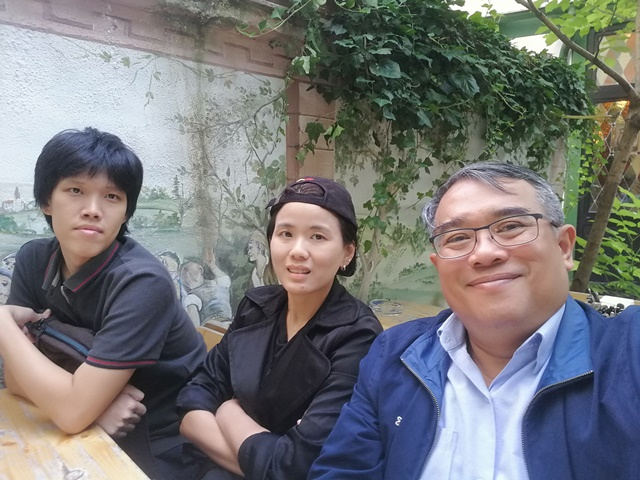
#> input picture face-detect/people3.jpg, 640 x 480 px, found by its file name
$ jupyter execute face-detect.ipynb   (older library calls are emulated)
#> lines starting #> are read from the running program, lines starting #| are printed output that depends on the picture; after the words box and inside, x2 and y2 are one past the last pixel; in counts of white or black regions, pixels touching at a corner belong together
[cell 1]
import cv2
import sys

# Get user supplied values
imagePath = "d:/code/images/people3.jpg"
cascPath = "d:/code/face-detect/haarcascade_frontalface_default.xml"

# Create the haar cascade
faceCascade = cv2.CascadeClassifier(cascPath)

# Read the image
image = cv2.imread(imagePath)
#> image is the input picture: shape (480, 640, 3); mean B, G, R 119.9, 118.7, 118
gray = cv2.cvtColor(image, cv2.COLOR_BGR2GRAY)
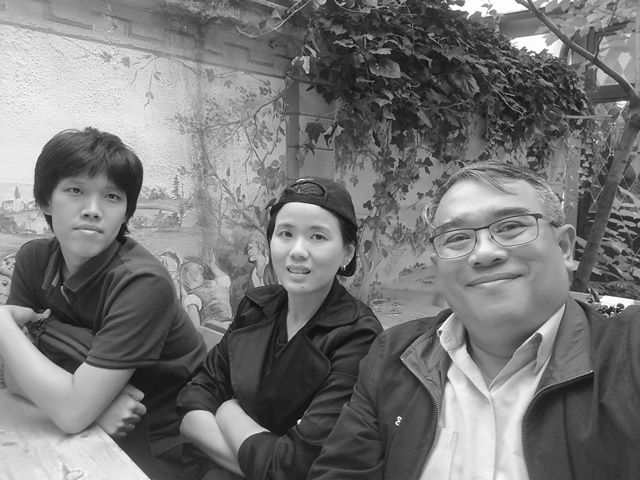
#> gray: shape (480, 640); min 7, max 255, mean 118.6

# Detect faces in the image
faces = faceCascade.detectMultiScale(
    gray,
    scaleFactor=1.1,
    minNeighbors=5,
    minSize=(30, 30)
    #flags = cv2.CV_HAAR_SCALE_IMAGE
)
#> faces = [[47, 162, 87, 87], [257, 200, 91, 91], [416, 176, 137, 137]]

print("Found {0} faces!".format(len(faces)))
#| Found 3 faces!


# Draw a rectangle around the faces
for (x, y, w, h) in faces:
    cv2.rectangle(image, (x, y), (x+w, y+h), (0, 255, 0), 2)
#> this loop made 3 passes
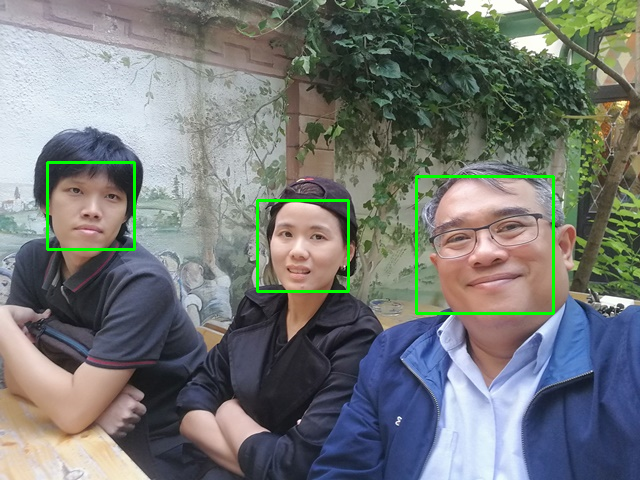
#> image: shape (480, 640, 3); 1.23% of pixels changed, all inside (x1, y1, x2, y2) = (46, 161, 555, 315)

cv2.imshow("Faces found", image)
cv2.waitKey(0)
cv2.imwrite('d:/code/face-detect/xx.jpg',image)
#> Out = True

$ run again, with face-detect/little_mix_right.jpg copied over face-detect/people3.jpg
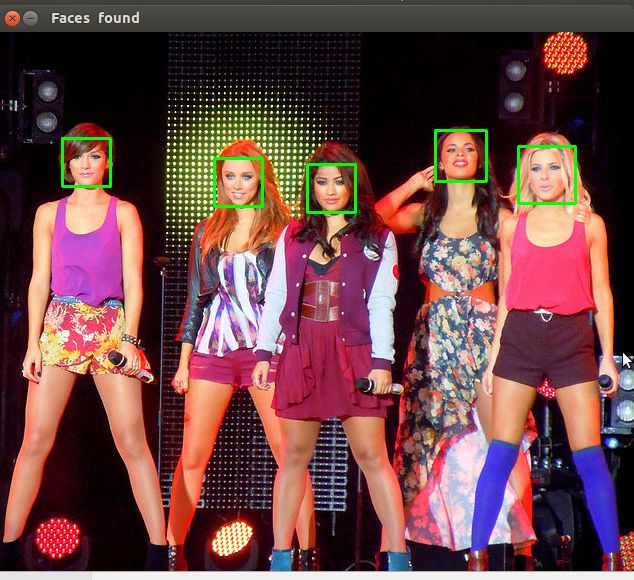
#> input picture face-detect/little_mix_right.jpg, 634 x 580 px, found by its file name
#> image is the input picture: shape (580, 634, 3); mean B, G, R 71.1, 70.2, 109.2
#> `gray = cv2.cvtColor(image, cv2.COLOR_BGR2GRAY)`:
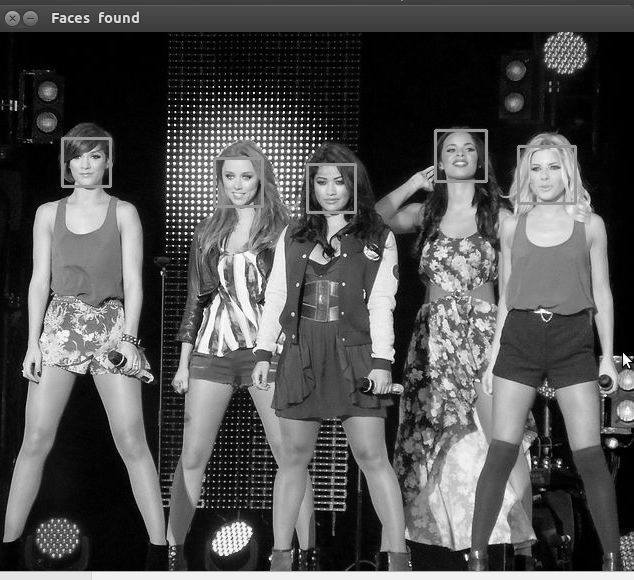
#> gray: shape (580, 634); min 0, max 255, mean 81.9
#> faces = [[214, 158, 49, 49], [309, 166, 44, 44], [437, 132, 48, 48], [65, 142, 44, 44], [515, 144, 61, 61], [420, 212, 76, 76], [27, 500, 60, 60]]
#| Found 7 faces!
#> the loop `for (x, y, w, h) in faces:` made 7 passes
#> after the loop `for (x, y, w, h) in faces:`:
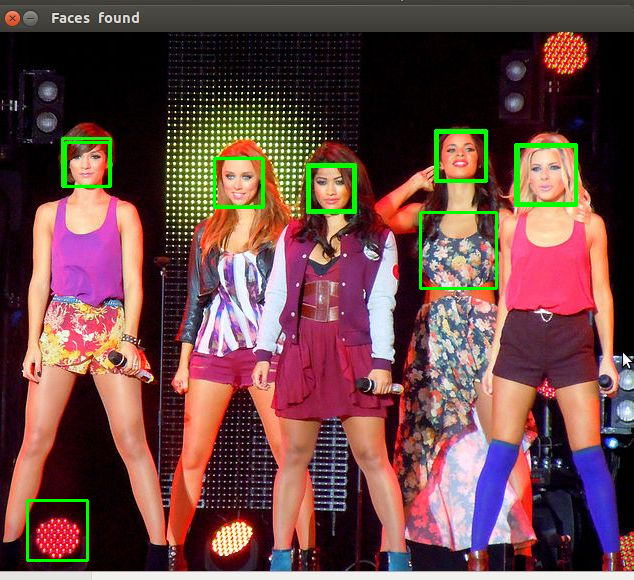
#> image: shape (580, 634, 3); 1.24% of pixels changed, all inside (x1, y1, x2, y2) = (26, 131, 578, 562)
#> Out = True
